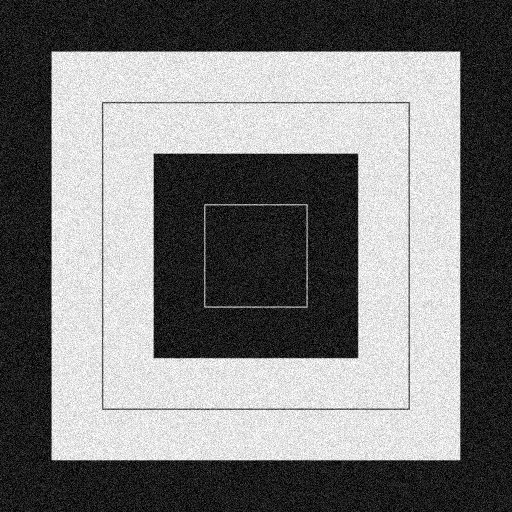
#> input picture Steps In Digital Image Processing/Image Restoration/Noise Models Removal/noisy_image.jpg, 512 x 512 px
$ python gaussian_noise_remove.py
#> lines starting #> are read from the running program, lines starting #| are printed output that depends on the picture; long printed decimals are rounded
#> further down, image is the input picture: shape (512, 512); min 0, max 255, mean 122.4
import cv2
import numpy as np
from matplotlib import pyplot as plt

def contraharmonic_mean_filter(image, kernel_size, Q):
#> called with kernel_size = 3, Q = 2
    rows, cols = image.shape
#> rows = 512; cols = 512
    pad_size = kernel_size // 2
    padded_image = np.pad(image, pad_size, mode='constant', constant_values=0)
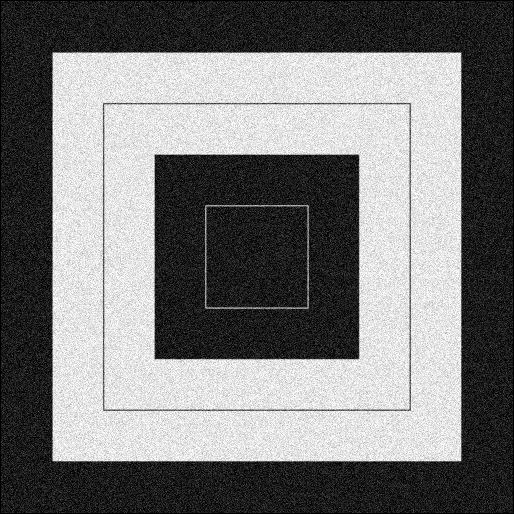
#> padded_image: shape (514, 514); min 0, max 255, mean 121.4
    filtered_image = np.zeros_like(image, dtype=np.float64)

    for i in range(rows):
        for j in range(cols):
            neighborhood = padded_image[i:i + kernel_size, j:j + kernel_size]
            numerator = np.sum(np.power(neighborhood, Q + 1))
            denominator = np.sum(np.power(neighborhood, Q))
            if denominator != 0:
                filtered_image[i, j] = numerator / denominator
            else:
                filtered_image[i, j] = 0
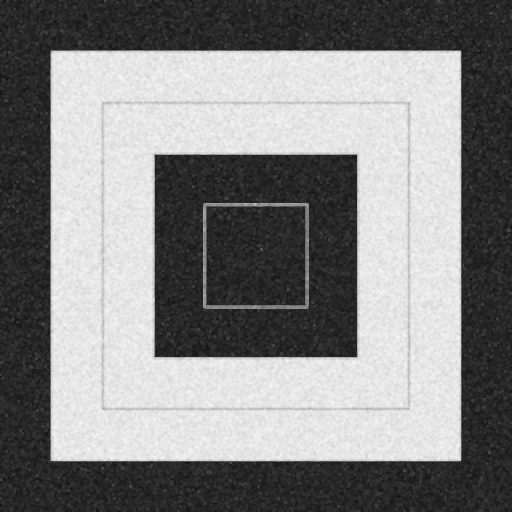
#> filtered_image: shape (512, 512) float64; min 12.99, max 249.1, mean 132.5

    filtered_image = np.clip(filtered_image, 0, 255)
    return filtered_image.astype(np.uint8)

def plot_frequency_spectrum(image, title):
    f_transform = np.fft.fft2(image)
    f_shifted = np.fft.fftshift(f_transform)
    magnitude_spectrum = 20 * np.log(np.abs(f_shifted) + 1)

    plt.title(title)
    plt.imshow(magnitude_spectrum, cmap='gray')
    plt.colorbar()

# Load the noisy image
image = cv2.imread('noisy_image.jpg', cv2.IMREAD_GRAYSCALE)

# Apply the Contraharmonic Mean Filter
# use 3x3 , 5x5, 7x7
kernel_size = 3
# use negative for salt noise
Q = 2.0
filtered_image = contraharmonic_mean_filter(image, kernel_size, Q)

# Calculate noise levels (standard deviation)
noise_level_noisy = np.std(image)
#> noise_level_noisy = 101.5
noise_level_denoised = np.std(filtered_image)
#> noise_level_denoised = 94.44

# Display the original and denoised images with their frequency spectra
plt.figure(figsize=(12, 12))

plt.subplot(2, 2, 1)
plt.title('Original Noisy Image')
plt.imshow(image, cmap='gray')

plt.subplot(2, 2, 2)
plt.title('Denoised Image')
plt.imshow(filtered_image, cmap='gray')

plt.subplot(2, 2, 3)
plot_frequency_spectrum(image, 'Noisy Image Frequency Spectrum')
#> in plot_frequency_spectrum, `magnitude_spectrum = 20 * np.log(np.abs(f_shifted) + 1)`:
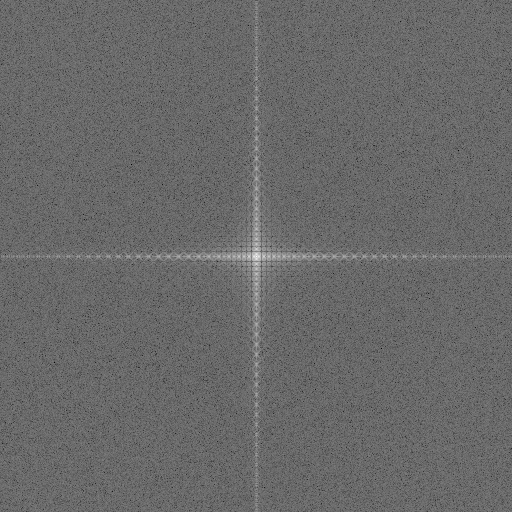
#> magnitude_spectrum: shape (512, 512) float64; min 56.03, max 345.7, mean 175.7; drawn with min black and max white

plt.subplot(2, 2, 4)
plot_frequency_spectrum(filtered_image, 'Denoised Image Frequency Spectrum')
#> call 2 of plot_frequency_spectrum, with title = 'Denoised Image Frequency Spectrum'
#> in plot_frequency_spectrum (call 2), `magnitude_spectrum = 20 * np.log(np.abs(f_shifted) + 1)`:
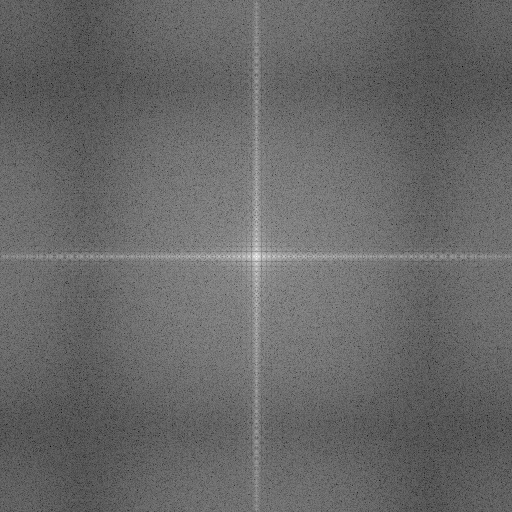
#> magnitude_spectrum: shape (512, 512) float64; min 7.15, max 347.2, mean 146.1; drawn with min black and max white

plt.show()
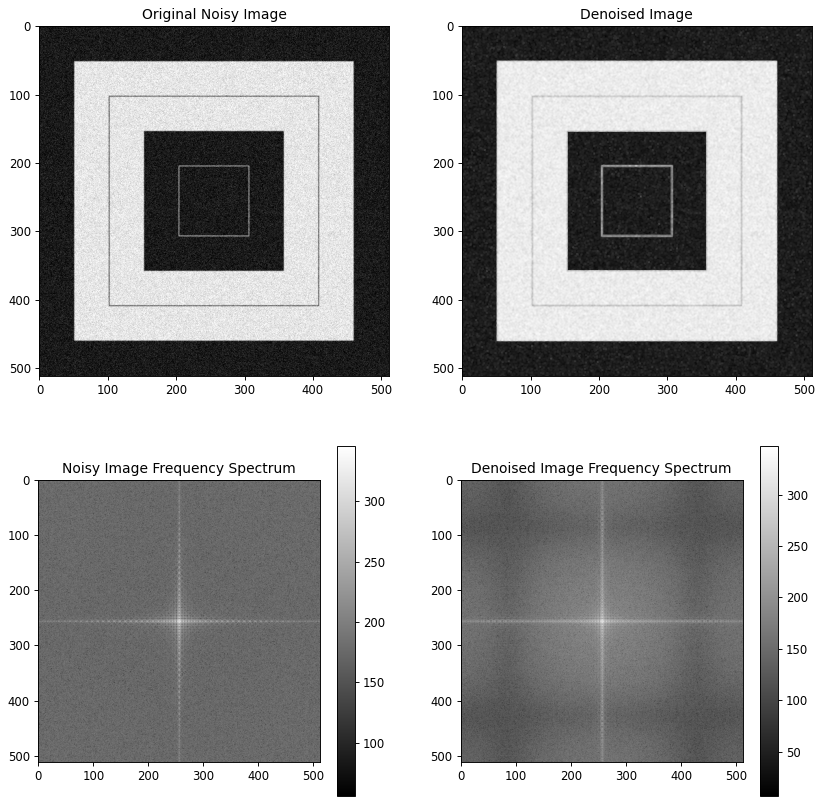
#> figure drawn by matplotlib, 6 panels

# Print noise levels
print(f"Noise Level of Noisy Image: {noise_level_noisy}")
#| Noise Level of Noisy Image: 101.545
print(f"Noise Level of Denoised Image: {noise_level_denoised}")
#| Noise Level of Denoised Image: 94.444

# Determine which image is noisier
if noise_level_noisy > noise_level_denoised:
    print("The original image is noisier than the denoised image.")
else:
    print("The denoised image is noisier than the original image (unexpected).")
